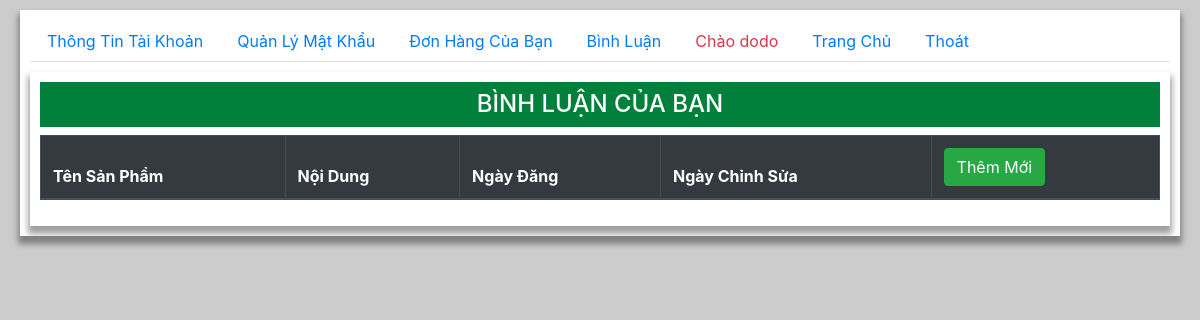
The app's page /user/user.php?page=comment (signed in), older data.
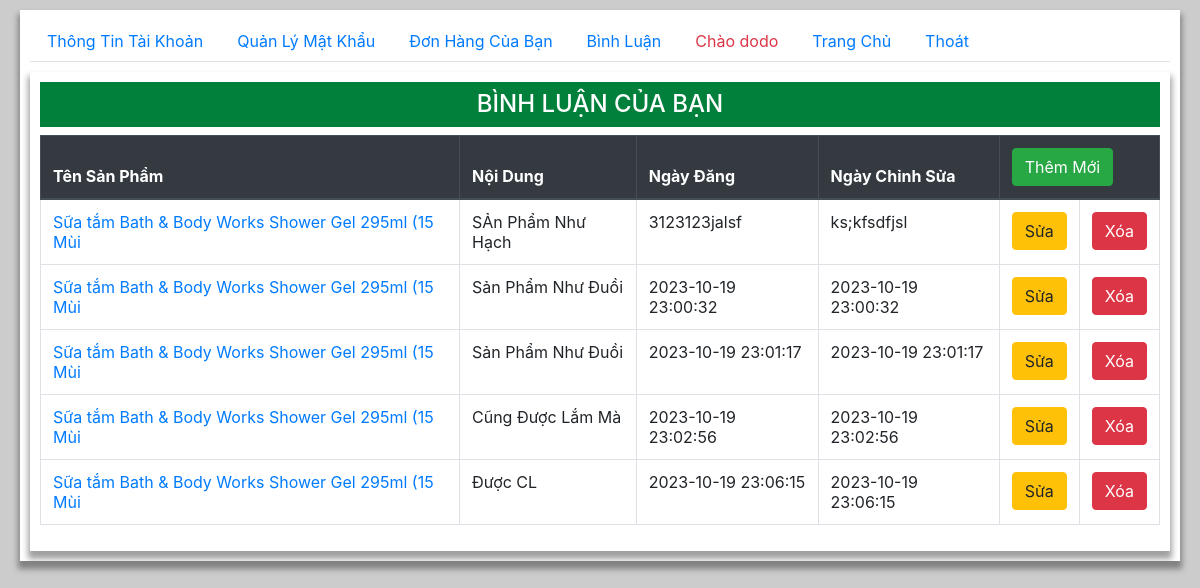
The same page, newer data.
### tables this page shows
CREATE TABLE `cmt` (
  `id` int(11) NOT NULL,
  `content` varchar(255) NOT NULL,
  `id_prod` int(11) NOT NULL,
  `id_user` varchar(20) NOT NULL,
  `create_at` varchar(20) NOT NULL,
  `update_at` varchar(20) NOT NULL
);

CREATE TABLE `product` (
  `id` int(11) NOT NULL,
  `name` varchar(255) NOT NULL,
  `price` int(11) NOT NULL,
  `discount` int(11) DEFAULT NULL,
  `img` varchar(255) NOT NULL,
  `create_at` datetime NOT NULL,
  `update_at` datetime NOT NULL,
  `description` text DEFAULT NULL,
  `view` int(11) NOT NULL,
  `id_cate` int(11) NOT NULL
);

### user/comment.php (the view, shortened to what this page needs)
<div class="container">
    <h2 class="py-2 text-center h4 ">BÌNH LUẬN CỦA BẠN</h2>
    <table class="table table-hover table-bordered">
    <thead  class="thead-dark" >
        <tr>
            <th>Tên Sản Phẩm</th>
            <th>Nội Dung</th>
            <th>Ngày Đăng </th>
            <th>Ngày Chỉnh Sửa </th>
            <th colspan="2"><a class="btn btn-success" href="./orders-add.php">Thêm Mới</a></th>
        </tr>
    </thead>
    <tbody>
    <?php
        require '../model/conn.php';
        if (isset($_COOKIE['usr'])) {
            $username = "where id_user = " ."'" .$_COOKIE['usr'] ."'" ;
        }
        $stmt = $conn ->prepare("SELECT cmt.id, content, id_prod, id_user, cmt.create_at, cmt.update_at, product.name
        FROM cmt join product on cmt.id_prod = product.id $username");
        $stmt -> execute();
        while($cmt = $stmt->fetch()){
            echo "<tr>
                <td><a href='../index.php?page=product&id_prod=$cmt[2]'>$cmt[6]</a></td>
                <td>$cmt[1]</td>
                <td>$cmt[4]</td>
                <td>$cmt[5]</td>
                <td style='width:60px'><a href='./orders-add.php?id=$cmt[0]'><button class='btn btn-warning'>Sửa</button></a></td>
                <td style='width:60px'><button class='btn btn-danger' onclick='delete_cmt($cmt[0])'>Xóa</button></td>
            </tr>";
        }
    ?>
    </tbody>
</table>
</div>

Row changes from the older to the newer data that the page shows:
added cmt: id_prod.name "Sữa tắm Bath & Body Works Shower Gel 295ml (15 Mùi", content "SẢn Phẩm Như Hạch", create_at "3123123jalsf", update_at "ks;kfsdfjsl"
added cmt: id_prod.name "Sữa tắm Bath & Body Works Shower Gel 295ml (15 Mùi", content "Sản Phẩm Như Đuồi", create_at "2023-10-19 23:00:32", update_at "2023-10-19 23:00:32"
added cmt: id_prod.name "Sữa tắm Bath & Body Works Shower Gel 295ml (15 Mùi", content "Sản Phẩm Như Đuồi", create_at "2023-10-19 23:01:17", update_at "2023-10-19 23:01:17"
added cmt: id_prod.name "Sữa tắm Bath & Body Works Shower Gel 295ml (15 Mùi", content "Cũng Được Lắm Mà", create_at "2023-10-19 23:02:56", update_at "2023-10-19 23:02:56"
added cmt: id_prod.name "Sữa tắm Bath & Body Works Shower Gel 295ml (15 Mùi", content "Được CL", create_at "2023-10-19 23:06:15", update_at "2023-10-19 23:06:15"
